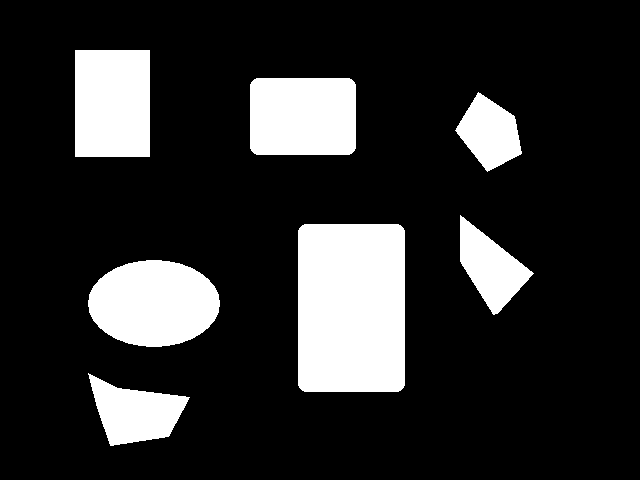
//> input picture EXP3/cc_input.png, 640 x 480 px
$ ./3.2   (built with g++ and OpenCV 4)
//> lines starting //> are read from the running program, lines starting //| are printed output that depends on the picture; after the words box and inside, x2 and y2 are one past the last pixel; in counts of white or black regions, pixels touching at a corner belong together
//> further down, img is the input picture: 480 rows x 640 cols, CV_8UC3; 17.6% white; 7 white regions, largest, box (x1, y1, x2, y2) and area: (298, 224, 405, 392) 17908, (88, 260, 220, 347) 8956, (250, 78, 356, 155) 8094
//通用
#include <opencv2/core/core.hpp>
#include <opencv2/highgui.hpp>
#include <opencv2/imgproc/imgproc_c.h>
#include <vector>
//C++
#include<iostream>
#include<map>
#include <stdio.h>
using namespace cv;
using namespace std;

Mat img, output;
//并查集映射矩阵
int *a;
//存储图像不同区域的标号
int **f;
//记录一种颜色
struct node {
	int x, y, z;

};


//并查集的find方法，采用问号表达式实现，并实现了路径压缩降低复杂度
int find(int x) {
	//cout << "find:" << x << " "<<a[x]<<endl;;
	return (a[x] == x)?x:(a[x] = find(a[x]));
}
//并查集的合并
void merg(int u, int v) {
	//cout << "merg" << endl;
	a[find(u)] = find(v);
}
//随机化颜色
RNG rng(0xFFFFFFFF);

//保存标号对于颜色的映射关系
map<int, node>mp;
map<int, node>::iterator mit;
//获得标号颜色的方法
node getColor(int u, int v) {
	int t = find(f[u][v]);
	node nod;
	nod.x = 1;
	//查找颜色是否已经被分配
	mit = mp.find(t);
	if (mit == mp.end()) {
		//随机生成新的颜色
		nod.x = rng.uniform(0, 255);
		nod.y = rng.uniform(0, 255);
		nod.z = rng.uniform(0, 255);
		mp[t] = nod;
	}
	else {
		//返回map中保存的颜色
		nod = mp[t];
	}
	return nod;
}
//计算快速连通域
void calc() {
	mp.clear();
	int width = img.cols;
//> width = 640
	int height = img.rows;
//> height = 480
	//动态分配数组
	f = new int*[height];
	a = new int[width*height];
	for (int i = 0; i < width*height; i++) {
		a[i] = i;//并查集初始化
	}
	for (int i = 0; i<height; i++)
	{
		f[i] = new int[width];
	}
	for (int i = 0; i < height; i++) {
		for (int j = 0; j < width; j++) {
			f[i][j] = -1;//标号初始化
		}
	}
	//记录连通分量
	int cnt = 0;
	//遍历每个像素
	for (int y = 0; y < img.rows; ++y) {
		for (int x = 0; x < img.cols; ++x) {
			bool up = 0;//是否和上方像素相同
			bool left = 0;//是否和左边像素相同
			if (y - 1 >= 0) {
				if (img.at<cv::Vec3b>(y - 1,x) == img.at<cv::Vec3b>(y,x))up = 1;

			}
			if (x - 1 > 0) {
				if (img.at<cv::Vec3b>(y,x-1) == img.at<cv::Vec3b>(y,x))left = 1;
			}
			//cout <<up << " "<<left<<endl;
			if (!up && !left) {//与上方和左方均不相同，则为一个新的连通块
				f[y][x] = ++cnt;
			}
			else if ((!up && left) || (!left && up)) {//与左边或上边之一相同，则赋相同值
				if (up)f[y][x] = f[y - 1][x];
				else f[y][x] = f[y][x-1];
			}
			else if (f[y - 1][x] != f[y][x - 1]) {//与上方和左方均相同，则判断上方和左方是否相同，如果不相同，则合并集合
				f[y][x] = f[y][x-1];//访存考虑
				merg(f[y - 1][x], f[y][x - 1]);
			}else f[y][x] = f[y][x - 1];//如果相同，直接赋值

		}
	}
//> this loop made 480 passes
//> cnt on passes 1 to 3: 2, 2, 2
//> after the loop, cnt = 197

	output.create(img.size(), CV_8UC3);//输出彩色图像
	for (int y = 0; y < output.rows; ++y) {
		for (int x = 0; x < output.cols; ++x) {
			node c = getColor(y,x);
			output.at<cv::Vec3b>(y, x)[0] = c.x;
			output.at<cv::Vec3b>(y, x)[1] = c.y;
			output.at<cv::Vec3b>(y, x)[2] = c.z;
		}
	}

}
int main()
{

	img = imread("cc_input.png", CV_LOAD_IMAGE_ANYDEPTH | CV_LOAD_IMAGE_ANYCOLOR);//尽量保证无损
	cout << "**************实验3.2**************" << endl;
	imshow("实验3.2", img);
	rng = cvRNG(cvGetTickCount());//随机数初始化
	//输出文件
	vector<int>compression_params;
	compression_params.push_back(CV_IMWRITE_JPEG_QUALITY);
	compression_params.push_back(100);
	calc();
	imshow("快速连通域图像", output);
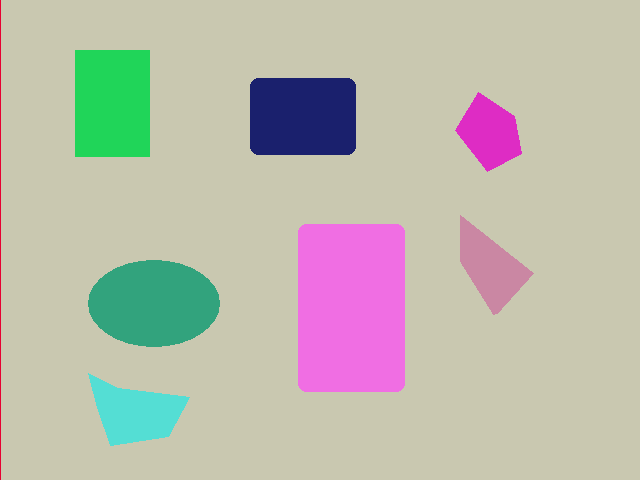
//> window '快速连通域图像': 480 rows x 640 cols, CV_8UC3; mean B, G, R 173.8, 187.2, 188.5
	imwrite("快速连通域图像.jpg", output, compression_params);
	waitKey();
	return 0;
}
